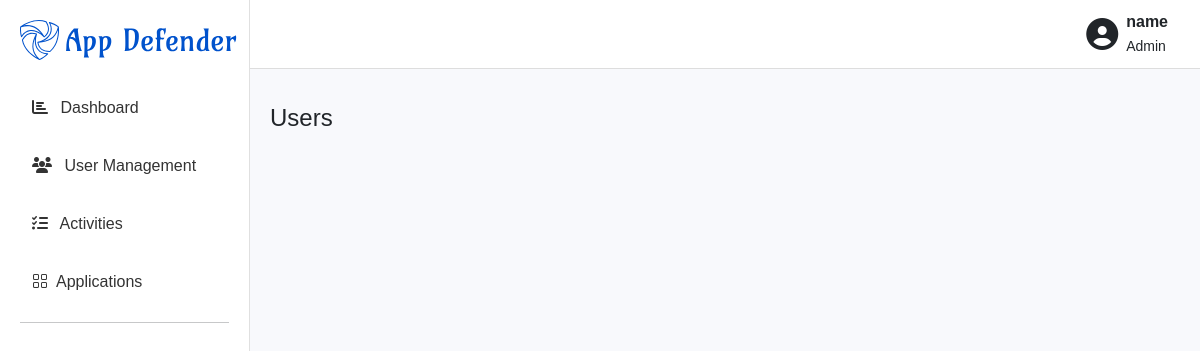
Page /user_managment on the earlier database version.
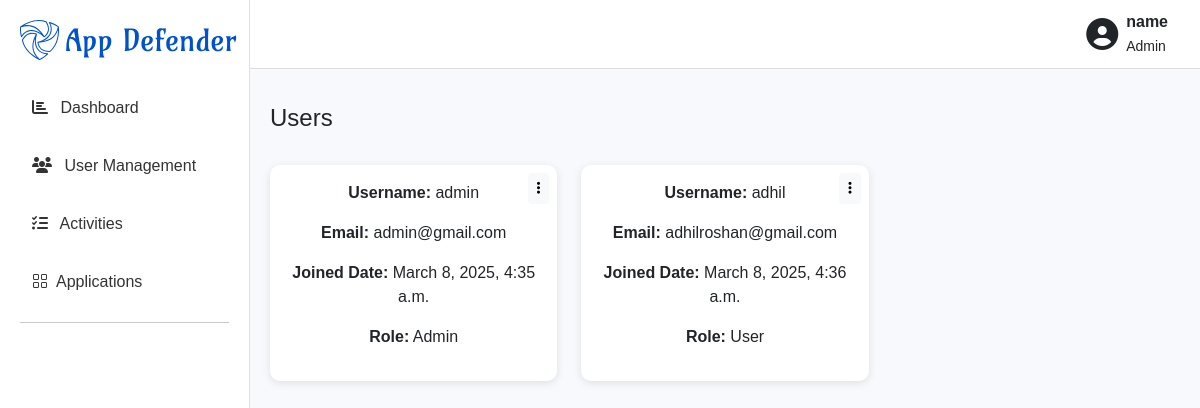
Same page on the later database version.
### fraud_detection_app/models.py (models this page shows)
class CustomUser(AbstractUser):
    USER_TYPES = (
        ('admin', 'Admin'),
        ('user', 'User'),
    )
    user_type = models.CharField(max_length=10, choices=USER_TYPES, default='admin')

### fraud_detection_app/views.py (the view)
# urls.py: path('user_managment',views.UserManagmentView.as_view(),name='usermanagment_view'),
class UserManagmentView(View):
    def get(self,request,*args,**kwargs):
        users = CustomUser.objects.all()
        return render(request, 'user_managment.html',{'users': users })

### fraud_detection_app/templates/user_managment.html (shortened to what this page needs)
{% load static %}
<!DOCTYPE html>
<html lang="en">
<head>
    <link rel="stylesheet" href="https://cdn.jsdelivr.net/npm/bootstrap@5.3.0/dist/css/bootstrap.min.css">
    <link rel="stylesheet" href="https://cdnjs.cloudflare.com/ajax/libs/font-awesome/6.4.2/css/all.min.css">
    <link rel="stylesheet" href="https://cdn.jsdelivr.net/npm/bootstrap-icons/font/bootstrap-icons.css">
</head>
<body>
    <div class="sidebar">
       <img src="{% static 'images/Frame 1.svg' %}" alt="App Defender"><br><br>
        <a href="{% url 'dashboard' %}">
            <i class="fas fa-chart-bar me-2"></i> Dashboard
        </a>
        <a href="{% url 'usermanagment_view' %}"><i class="fas fa-users me-2"></i> User Management</a>
        <a href="{% url 'activities_view' %}"><i class="fas fa-tasks me-2"></i> Activities</a>
        <a href="{% url 'application_view' %}"><i class="bi bi-grid me-2"></i>Applications</a><hr>
    </div>
    <nav class="navbar navbar-expand-lg">
        <div class="container-fluid">
            <div class="ms-auto d-flex align-items-center">
                <i class="fas fa-user-circle fa-2x text-dark me-2"></i>
                <div class="text-dark">
                    <strong>name</strong><br>
                    <small>Admin</small>
                </div>
            </div>
        </div>
    </nav>
    <div class="content">
        <h4 class="mt-4">Users</h4><br>
        <div class="row row-cols-1 row-cols-md-3 g-4">
            {% for user in users %}
            <div class="col d-flex">
                <div class="card user-card w-100 p-3 position-relative">
                    <div class="dropdown position-absolute top-0 end-0 m-2">
                        <button class="btn btn-light btn-sm" type="button" data-bs-toggle="dropdown" aria-expanded="false">
                            <i class="fas fa-ellipsis-v"></i>
                        </button>
                    </div>
                    <p><strong>Username:</strong> {{ user.username }}</p>
                    <p><strong>Email:</strong> {{ user.email }}</p>
                    <p><strong>Joined Date:</strong> {{ user.date_joined }}</p>
                    <p><strong>Role:</strong> {{ user.get_user_type_display }}</p>
                </div>
            </div>
            {% endfor %}
        </div>
    </div>
</body>
</html>

Differences in the rows shown:
added CustomUser: username "admin", email "admin@gmail.com", date_joined "March 8, 2025, 4:35 a.m.", user_type "Admin"
added CustomUser: username "adhil", email "adhilroshan@gmail.com", date_joined "March 8, 2025, 4:36 a.m.", user_type "User"
